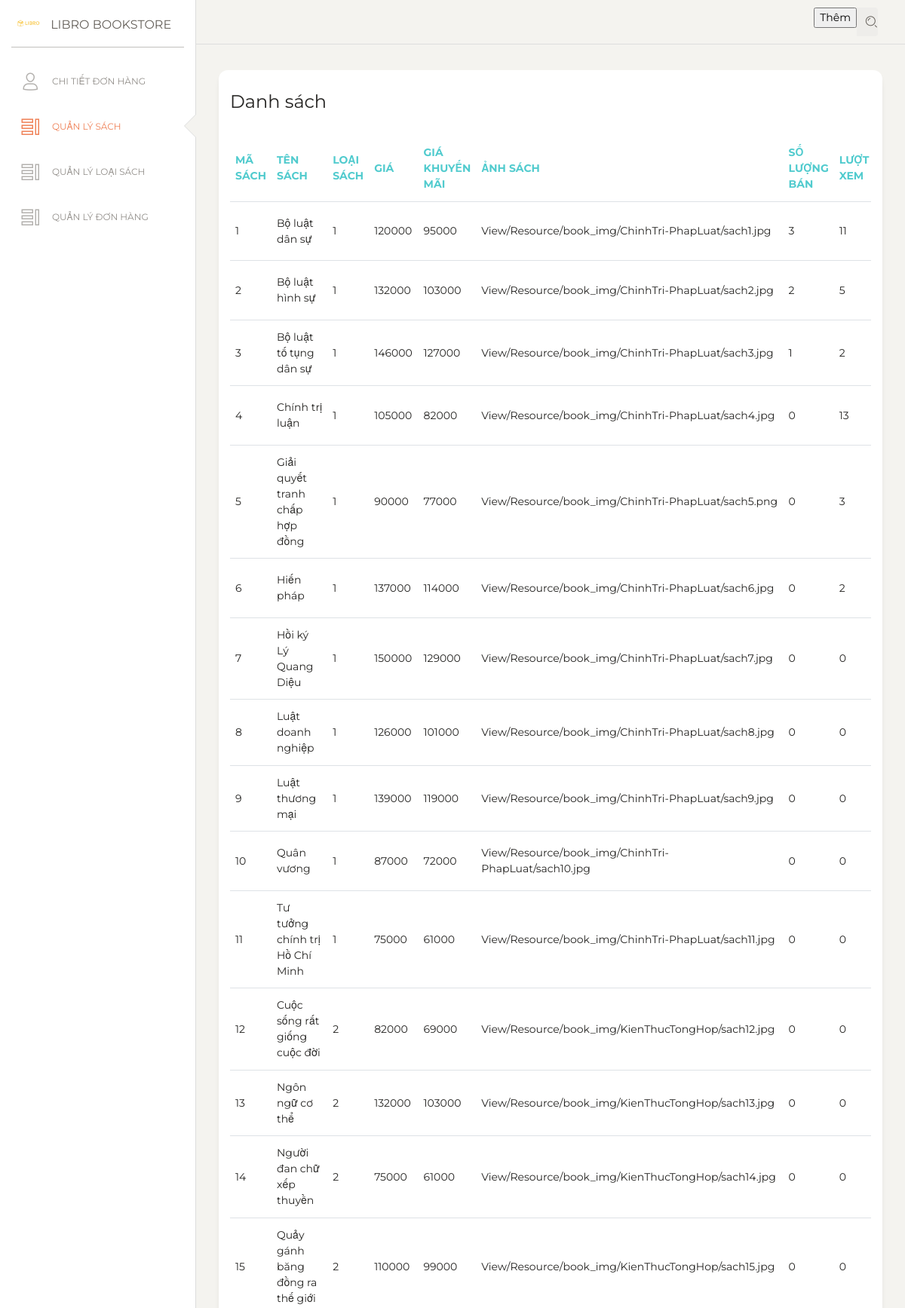
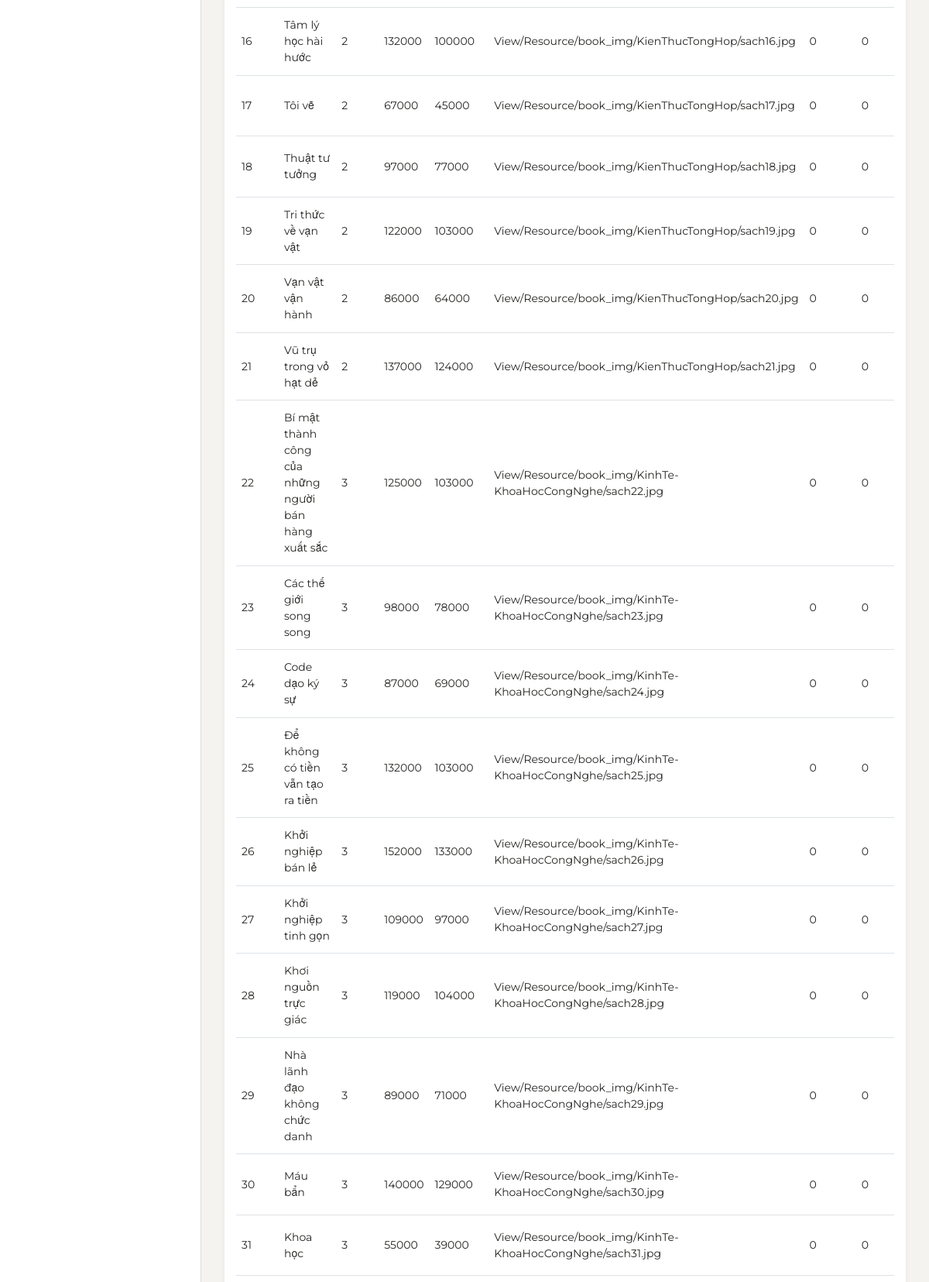
/?page=admin&dashboard=quanlysach (upper part), run on the app's committed database (2 pictures, top to bottom).
### tables this page shows
CREATE TABLE `products` (
  `id` bigint(10) NOT NULL,
  `name` varchar(500) NOT NULL,
  `category` bigint(10) NOT NULL,
  `price` int(11) NOT NULL,
  `sale` float NOT NULL,
  `imageLink` varchar(500) NOT NULL,
  `selledAmount` int(11) NOT NULL,
  `viewedAmount` bigint(20) NOT NULL
);

### index.php (called while the page is built, shortened)
<?php
    require_once SITE_ROOT."/Controller/DirectController.php";
?>

### Config/DBCon.php (called while the page is built, shortened)
<?php
  class DBConnection {
    private $db;
    public function __construct() {
      $host = 'localhost';
      $port = '3306';
      $username = 'root';
      $password = '';
      $dbname = 'libro';
      $this->db = new mysqli($host, $username, $password, $dbname, $port);
      $this->db->set_charset("utf8");
    }
    protected function runQuery(string $sql) {
		  return	$result = $this->db->query($sql);
    }
  }
?>

### Dao/ProductsDao.php (called while the page is built, shortened)
<?php
require_once SITE_ROOT."/Config/DBCon.php";
require_once SITE_ROOT."/Entity/Products.php";
class ProductsDao extends DBConnection
{
    public function getAllProducts()
    {
        $result = $this->runQuery("SELECT *	FROM products");
        $ProductsList = array();
        while ($row = $result->fetch_assoc())
        {
            $Products = new Products(
                $row['id'],
                $row['name'],
                $row['category'],
                $row['price'],
                $row['sale'],
                $row['imageLink'],
                $row['selledAmount'],
                $row['viewedAmount']
            );
            array_push($ProductsList, $Products);
        }
        return $ProductsList;
    }
}
?>

### Entity/Products.php (called while the page is built, shortened)
<?php
class Products
{
    private $id;
    private $name;
    private $category;
    private $price;
    private $sale;
    private $imageLink;
    private $selledAmount;
    private $viewedAmount;
    public function __construct( $Id, $Name, $Category, $Price, $Sale, $ImageLink, $SelledAmount, $ViewedAmount)
    {
    $this->id = $Id;
    $this->name = $Name;
    $this->category = $Category;
    $this->price = $Price;
    $this->sale = $Sale;
    $this->imageLink = $ImageLink;
    $this->selledAmount = $SelledAmount;
    $this->viewedAmount = $ViewedAmount;
    }
    public function getId()
    {
    return $this->id;
    }
    public function getName()
    {
    return $this->name;
    }
    public function getCategory()
    {
    return $this->category;
    }
    public function getPrice()
    {
    return $this->price;
    }
    public function getSale()
    {
    return $this->sale;
    }
    public function getImageLink()
    {
    return $this->imageLink;
    }
    public function getSelledAmount()
    {
    return $this->selledAmount;
    }
    public function getViewedAmount()
    {
    return $this->viewedAmount;
    }
}
?>

### View/admin/quanlysach.php (the view, shortened to what this page needs)
<!DOCTYPE html>
<html lang="en">
<head>
  <link href="https://maxcdn.bootstrapcdn.com/font-awesome/latest/css/font-awesome.min.css" rel="stylesheet">
  <link href="View/Resource/assets/css/bootstrap.min.css" rel="stylesheet" />
  <link href="View/Resource/assets/css/paper-dashboard.css?v=2.0.0" rel="stylesheet" />
  <link href="View/Resource/assets/demo/demo.css" rel="stylesheet" />
</head>
<body class="">
  <div class="wrapper ">
    <div class="sidebar" data-color="white" data-active-color="danger">
      <div class="logo">
        <a href="http://www.creative-tim.com" class="simple-text logo-mini">
          <div class="logo-image-small">
            <img src="View/Resource/img/logo.png">
          </div>
        </a>
        <a href="http://www.creative-tim.com" class="simple-text logo-normal">
          LIBRO BOOKSTORE
        </a>
      </div>
      <div class="sidebar-wrapper">
        <ul class="nav">
        <li >
            <a href="./chitietdonhang.php">
              <i class="nc-icon nc-single-02"></i>
              <p>Chi tiết đơn hàng</p>
            </a>
          </li>
          <li class="active ">
            <a href="?page=admin&dashboard=quanlysach">
              <i class="nc-icon nc-tile-56"></i>
              <p>Quản lý sách</p>
            </a>
          </li>
          <li >
            <a href="?page=admin&dashboard=quanlyloaisach">
              <i class="nc-icon nc-tile-56"></i>
              <p>Quản lý loại sách</p>
            </a>
          </li>
          <li >
            <a href="?page=admin&dashboard=quanlydonhang">
              <i class="nc-icon nc-tile-56"></i>
              <p>Quản lý đơn hàng</p>
            </a>
          </li>
        </ul>
      </div>
    </div>
    <div class="main-panel">
      <nav class="navbar navbar-expand-lg navbar-absolute fixed-top navbar-transparent">
        <div class="container-fluid">
          <div class="navbar-wrapper">
          </div>
          <div class="collapse navbar-collapse justify-content-end" id="navigation">
            <form>
              <div class="input-group no-border">
                <a href=""><input type="button" value="Thêm"  name="themsach"></a>
                <div class="input-group-append">
                  <div class="input-group-text">
                    <i class="nc-icon nc-zoom-split"></i>
                  </div>
                </div>
              </div>
            </form>
          </div>
        </div>
      </nav>
      <div class="content">
        <div class="row">
          <div class="col-md-12">
            <div class="card">
              <div class="card-header">
                <h4 class="card-title"> Danh sách</h4>
              </div>
              <div class="card-body">
                <div class="table-responsive">
                  <table class="table">
                    <thead class=" text-primary">
                      <th>
                        Mã sách
                      </th>
                      <th>
                        Tên sách
                      </th>
                      <th>
                        Loại sách
                      </th>
                      <th>
                        Giá
                      </th>
                      <th>
                        Giá khuyến mãi
                      </th>
                      <th>
                        Ảnh sách
                      </th>
                      <th>
                        Số lượng bán
                      </th>
                      <th>
                        Lượt xem
                      </th>
                    </thead>
                    <tbody>
                    <?php
                    require_once SITE_ROOT."/Dao/ProductsDao.php";
                    $list = new ProductsDao();
                    $list2 = $list->getAllProducts();
                    for($i=0; $i<Count($list2); $i++)
                    {
                      ?>
                      <tr>
                            <td><?php echo $list2[$i]->getId(); ?></td>
                            <td><?php echo $list2[$i]->getName(); ?></td>
                            <td><?php echo $list2[$i]->getCategory(); ?></td>
                            <td><?php echo $list2[$i]->getPrice(); ?></td>
                            <td><?php echo $list2[$i]->getSale(); ?></td>
                            <td><?php echo $list2[$i]->getImageLink(); ?></td>
                            <td><?php echo $list2[$i]->getSelledAmount(); ?></td>
                            <td><?php echo $list2[$i]->getViewedAmount(); ?></td>
                      <tr>
                      <?php
                    }
                    ?>
                  </table>
                </div>
              </div>
            </div>
          </div>
    </div>
  </div>
</body>
</html>

### data on the page
products: id "1", name "Bộ luật dân sự", category "1", price "120000", sale "95000", imageLink "View/Resource/book_img/ChinhTri-PhapLuat/sach1.jpg", selledAmount "3", viewedAmount "11"
products: id "2", name "Bộ luật hình sự", category "1", price "132000", sale "103000", imageLink "View/Resource/book_img/ChinhTri-PhapLuat/sach2.jpg", selledAmount "2", viewedAmount "5"
products: id "3", name "Bộ luật tố tụng dân sự", category "1", price "146000", sale "127000", imageLink "View/Resource/book_img/ChinhTri-PhapLuat/sach3.jpg", selledAmount "1", viewedAmount "2"
products: id "4", name "Chính trị luận", category "1", price "105000", sale "82000", imageLink "View/Resource/book_img/ChinhTri-PhapLuat/sach4.jpg", selledAmount "0", viewedAmount "13"
products: id "5", name "Giải quyết tranh chấp hợp đồng", category "1", price "90000", sale "77000", imageLink "View/Resource/book_img/ChinhTri-PhapLuat/sach5.png", selledAmount "0", viewedAmount "3"
products: id "6", name "Hiến pháp", category "1", price "137000", sale "114000", imageLink "View/Resource/book_img/ChinhTri-PhapLuat/sach6.jpg", selledAmount "0", viewedAmount "2"
products: id "7", name "Hồi ký Lý Quang Diệu", category "1", price "150000", sale "129000", imageLink "View/Resource/book_img/ChinhTri-PhapLuat/sach7.jpg", selledAmount "0", viewedAmount "0"
products: id "8", name "Luật doanh nghiệp", category "1", price "126000", sale "101000", imageLink "View/Resource/book_img/ChinhTri-PhapLuat/sach8.jpg", selledAmount "0", viewedAmount "0"
products: id "9", name "Luật thương mại", category "1", price "139000", sale "119000", imageLink "View/Resource/book_img/ChinhTri-PhapLuat/sach9.jpg", selledAmount "0", viewedAmount "0"
products: id "10", name "Quân vương", category "1", price "87000", sale "72000", imageLink "View/Resource/book_img/ChinhTri-PhapLuat/sach10.jpg", selledAmount "0", viewedAmount "0"
products: id "11", name "Tư tưởng chính trị Hồ Chí Minh", category "1", price "75000", sale "61000", imageLink "View/Resource/book_img/ChinhTri-PhapLuat/sach11.jpg", selledAmount "0", viewedAmount "0"
products: id "12", name "Cuộc sống rất giống cuộc đời", category "2", price "82000", sale "69000", imageLink "View/Resource/book_img/KienThucTongHop/sach12.jpg", selledAmount "0", viewedAmount "0"
products: id "13", name "Ngôn ngữ cơ thể", category "2", price "132000", sale "103000", imageLink "View/Resource/book_img/KienThucTongHop/sach13.jpg", selledAmount "0", viewedAmount "0"
products: id "14", name "Người đan chữ xếp thuyền", category "2", price "75000", sale "61000", imageLink "View/Resource/book_img/KienThucTongHop/sach14.jpg", selledAmount "0", viewedAmount "0"
products: id "15", name "Quảy gánh băng đồng ra thế giới", category "2", price "110000", sale "99000", imageLink "View/Resource/book_img/KienThucTongHop/sach15.jpg", selledAmount "0", viewedAmount "0"
products: id "16", name "Tâm lý học hài hước", category "2", price "132000", sale "100000", imageLink "View/Resource/book_img/KienThucTongHop/sach16.jpg", selledAmount "0", viewedAmount "0"
products: id "17", name "Tôi vẽ", category "2", price "67000", sale "45000", imageLink "View/Resource/book_img/KienThucTongHop/sach17.jpg", selledAmount "0", viewedAmount "0"
products: id "18", name "Thuật tư tưởng", category "2", price "97000", sale "77000", imageLink "View/Resource/book_img/KienThucTongHop/sach18.jpg", selledAmount "0", viewedAmount "0"
products: id "19", name "Tri thức về vạn vật", category "2", price "122000", sale "103000", imageLink "View/Resource/book_img/KienThucTongHop/sach19.jpg", selledAmount "0", viewedAmount "0"
products: id "20", name "Vạn vật vận hành", category "2", price "86000", sale "64000", imageLink "View/Resource/book_img/KienThucTongHop/sach20.jpg", selledAmount "0", viewedAmount "0"
products: id "21", name "Vũ trụ trong vỏ hạt dẻ", category "2", price "137000", sale "124000", imageLink "View/Resource/book_img/KienThucTongHop/sach21.jpg", selledAmount "0", viewedAmount "0"
products: id "22", name "Bí mật thành công của những người bán hàng xuất sắc", category "3", price "125000", sale "103000", imageLink "View/Resource/book_img/KinhTe-KhoaHocCongNghe/sach22.jpg", selledAmount "0", viewedAmount "0"
products: id "23", name "Các thế giới song song", category "3", price "98000", sale "78000", imageLink "View/Resource/book_img/KinhTe-KhoaHocCongNghe/sach23.jpg", selledAmount "0", viewedAmount "0"
products: id "24", name "Code dạo ký sự", category "3", price "87000", sale "69000", imageLink "View/Resource/book_img/KinhTe-KhoaHocCongNghe/sach24.jpg", selledAmount "0", viewedAmount "0"
products: id "25", name "Để không có tiền vẫn tạo ra tiền", category "3", price "132000", sale "103000", imageLink "View/Resource/book_img/KinhTe-KhoaHocCongNghe/sach25.jpg", selledAmount "0", viewedAmount "0"
products: id "26", name "Khởi nghiệp bán lẻ", category "3", price "152000", sale "133000", imageLink "View/Resource/book_img/KinhTe-KhoaHocCongNghe/sach26.jpg", selledAmount "0", viewedAmount "0"
products: id "27", name "Khởi nghiệp tinh gọn", category "3", price "109000", sale "97000", imageLink "View/Resource/book_img/KinhTe-KhoaHocCongNghe/sach27.jpg", selledAmount "0", viewedAmount "0"
products: id "28", name "Khơi nguồn trực giác", category "3", price "119000", sale "104000", imageLink "View/Resource/book_img/KinhTe-KhoaHocCongNghe/sach28.jpg", selledAmount "0", viewedAmount "0"
products: id "29", name "Nhà lãnh đạo không chức danh", category "3", price "89000", sale "71000", imageLink "View/Resource/book_img/KinhTe-KhoaHocCongNghe/sach29.jpg", selledAmount "0", viewedAmount "0"
products: id "30", name "Máu bẩn", category "3", price "140000", sale "129000", imageLink "View/Resource/book_img/KinhTe-KhoaHocCongNghe/sach30.jpg", selledAmount "0", viewedAmount "0"
products: id "31", name "Khoa học", category "3", price "55000", sale "39000", imageLink "View/Resource/book_img/KinhTe-KhoaHocCongNghe/sach31.jpg", selledAmount "0", viewedAmount "0"
